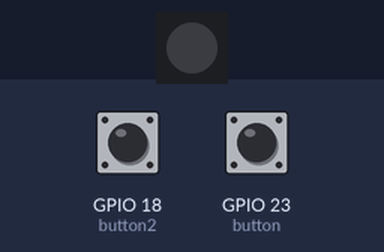
A program run on a simulated Raspberry Pi (BCM pin numbers). On the bench: 1 RGB LEDs in strip order, left to right. The test bench sets the inputs (shaded band); at power-on: GPIO 18 (button2) HIGH, GPIO 23 (button) HIGH.

Above: at 1.2 s.
1.3 s: GPIO 18 (button2) pulled LOW for 0.15 s
At 1.37 s:
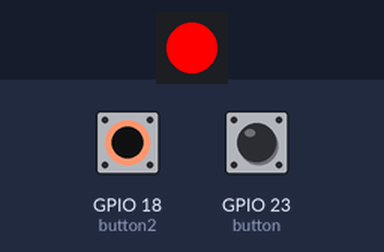
2.9 s: GPIO 23 (button) pulled LOW for 0.15 s
At 2.97 s:
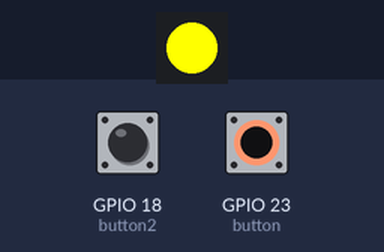
4.5 s: GPIO 23 (button) pulled LOW for 3.2 s
At 8.6 s:
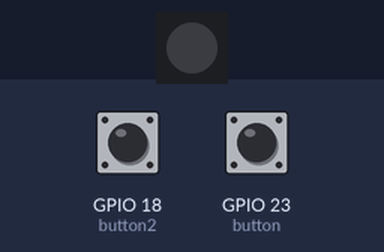
9.2 s: GPIO 18 (button2) pulled LOW for 3.2 s
At 9.7 s:
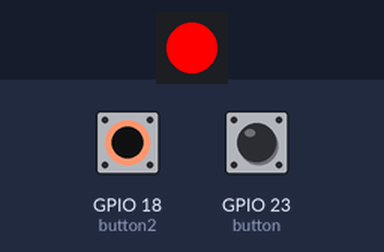
Timing chart, 0 to 13.9 s (numbered marks = the images above; inputs shaded):
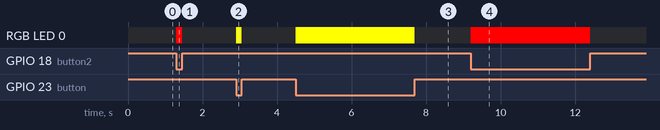

Measured:
- after the input at 1.3 s, RGB LED 0: off → RGB(255, 0, 0) at once, → off 0.15 s later
- after the input at 2.9 s, RGB LED 0: off → RGB(255, 255, 0) at once, → off 0.15 s later
- after the input at 4.5 s, RGB LED 0: off → RGB(255, 255, 0) at once, → off 3.2 s later
- after the input at 9.2 s, RGB LED 0: off → RGB(255, 0, 0) at once, → off 3.2 s later

The program:

button.py
```python
from gpiozero import RGBLED, Button
from time import sleep
from signal import pause

led = RGBLED(red=4, green=26, blue=19)

button = Button(23)
button2 = Button(18)


def someColor():
	led.color = (1,1,0)
#	print str(button.values)

button.when_pressed = someColor
button.when_released = led.off


def red():
	led.color = (1,0,0)

button2.when_pressed = red
button2.when_released = led.off

pause()
```
